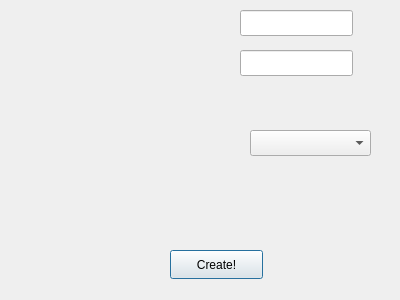
<?xml version="1.0" encoding="UTF-8"?>
<ui version="4.0">
 <class>CreateProfile</class>
 <widget class="QDialog" name="CreateProfile">
  <property name="geometry">
   <rect>
    <x>0</x>
    <y>0</y>
    <width>400</width>
    <height>300</height>
   </rect>
  </property>
  <property name="windowTitle">
   <string>Dialog</string>
  </property>
  <widget class="QLineEdit" name="leProfileName">
   <property name="geometry">
    <rect>
     <x>240</x>
     <y>10</y>
     <width>113</width>
     <height>26</height>
    </rect>
   </property>
  </widget>
  <widget class="QLineEdit" name="leCurrency">
   <property name="geometry">
    <rect>
     <x>240</x>
     <y>50</y>
     <width>113</width>
     <height>26</height>
    </rect>
   </property>
  </widget>
  <widget class="QPushButton" name="pbCreateProfile">
   <property name="geometry">
    <rect>
     <x>170</x>
     <y>250</y>
     <width>93</width>
     <height>29</height>
    </rect>
   </property>
   <property name="text">
    <string>Create!</string>
   </property>
  </widget>
  <widget class="QComboBox" name="cbPeriods">
   <property name="geometry">
    <rect>
     <x>250</x>
     <y>130</y>
     <width>121</width>
     <height>26</height>
    </rect>
   </property>
  </widget>
 </widget>
 <resources/>
 <connections/>
</ui>
